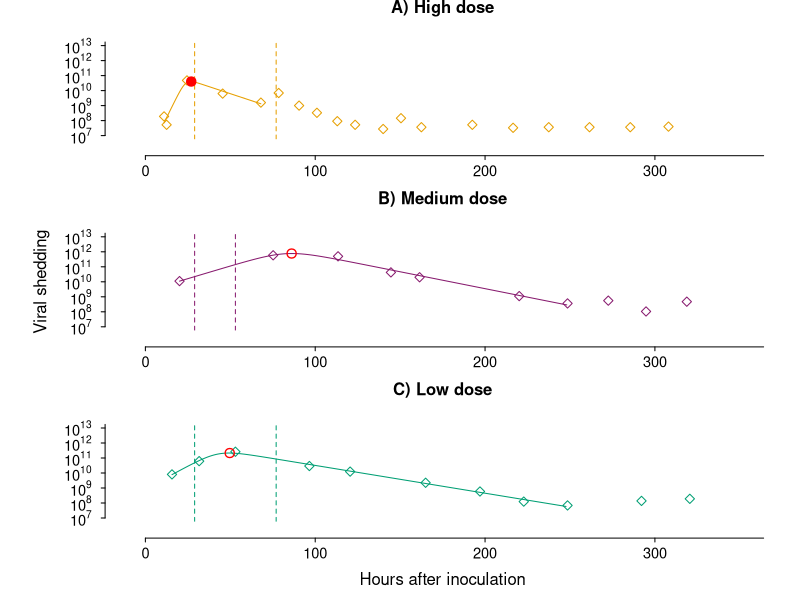
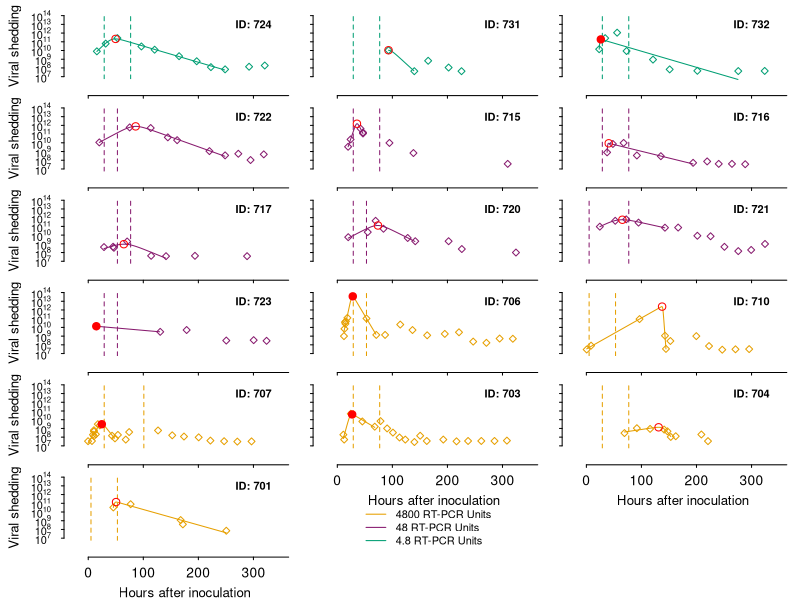
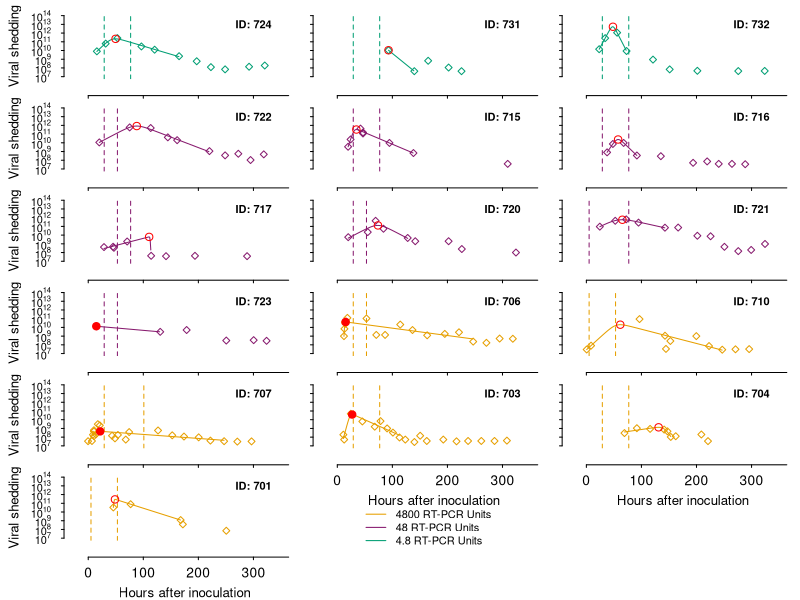
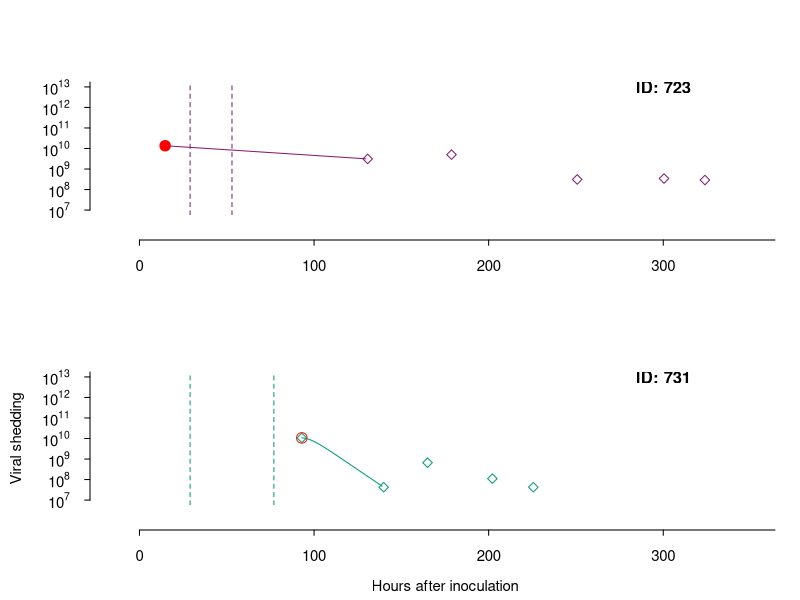
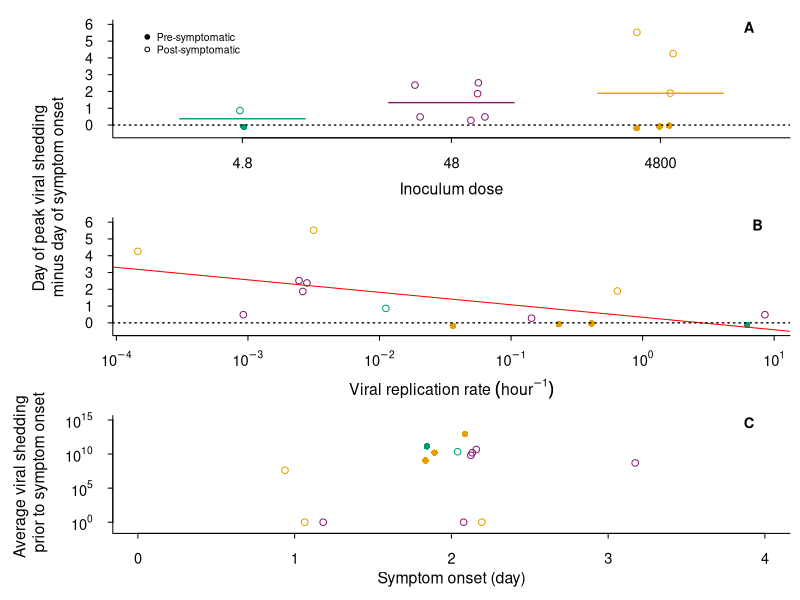
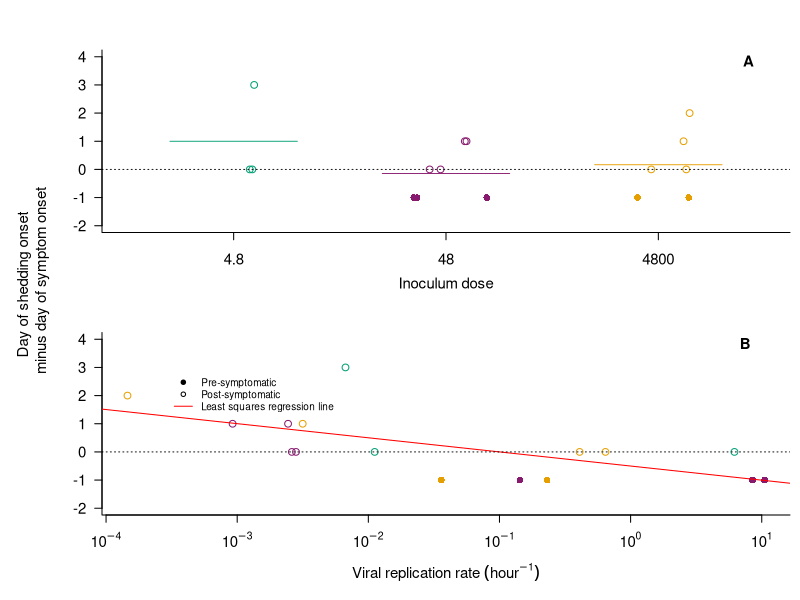
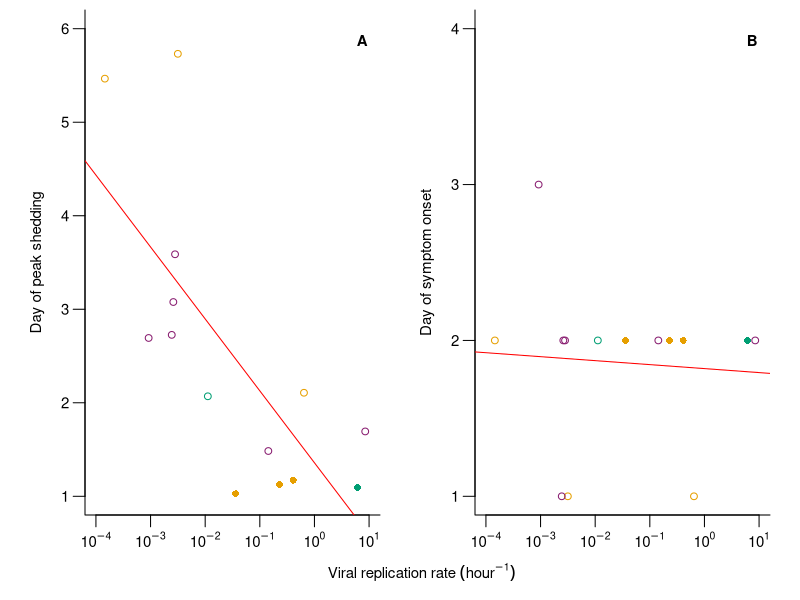

Write R code to recreate these figures, in order.
## ---- chunk 1
knitr::opts_chunk$set(echo = TRUE, message = FALSE, warnings = FALSE)
## ---- chunk 2
generate.estimates <- function(t, pars) {
  
  p1 <- exp(pars[1])
  p2 <- exp(pars[2])
  p3 <- exp(pars[3])
  p4 <- exp(pars[4])
  
  estimate <- (2 * p1) / (exp(-p2*(t-p3)) + exp(p4*(t-p3)))
  
  return(log10(estimate))
  
} 

sse.viralLoad <- function(pars, data) {
  vl <- log10(data$y)
  t <- data$x * 24 - 19
  
  estimates <- generate.estimates(t, pars)
  
  sse <- sum((estimates - vl)^2)
  
  if (sse > 1e20) {
    return(1e20)
  } else {
    return(sse)
  }
  
}

generate.possible.params <- function(data) {
  numguess <- 1e4
  
  fits <- data.frame(matrix(NA, nrow = numguess, ncol = 6))
  
  colnames(fits) <- c('p1','p2','p3','p4','convergence','sse')
  
  # These are ln(param) values
  for (g in 1:numguess) {
    p1 <- runif(1, -1, log(1e12))
    p2 <- runif(1, -1, 1)
    p3 <- runif(1, -1, log(4*24))
    p4 <- runif(1, -5, 1)
    
    params <- c(p1, p2, p3, p4)
    
    fit <- optim(params, sse.viralLoad, data=data)
    
    fits[g, ] <- c(fit$par, fit$convergence, fit$value)
  }
  
  return(fits)
}

get.params <- function(data) {
  
  fits <- generate.possible.params(data)
  
  minsse <- min(fits[fits$convergence==0, ]$sse)
  
  pars <- unlist((fits[fits$sse == minsse, ])[1:4])
  
  return (c(pars, minsse))
}

## ---- chunk 3
make.param.df <- function(data, maxt) {
  
  participants <- unique(data$participant)
  
  participantparams <- matrix(nrow=length(participants), ncol=5)
  
  for (i in 1:length(participants)) {
    pars <- get.params(data[data$participant==participants[i],]
                         [1:(maxt[maxt$participant==participants[i],]$max.point),])
    
    participantparams[i,] <- c(participants[i], pars[1:4])
  }
  
  participantparams <- as.data.frame(participantparams)
  colnames(participantparams) <- c("participant", "p1", "p2",
                               "p3", "p4")
  
  return(participantparams)
}

atmardata <- read.csv("atmardata.csv")
participants <- unique(atmardata$participant)

# Method 1: Stopping at the first local minimum
maxt.firstmin <- data.frame(participant=participants, 
                            max.point=rep(NA, length(participants)))

for (p in participants) {
  
  vldata <- atmardata[atmardata$participant==p,]
  
  t.peak <- which(vldata$y == max(vldata$y))
  
  points.after.peak <- vldata$y[-1:-t.peak]
  
  next.points <- append(vldata$y[-1:-(t.peak+1)], NA)
  
  local.min <- which(points.after.peak <= next.points)[1] + t.peak
  
  if (is.na(local.min)) {
    
    maxt.firstmin[maxt.firstmin$participant==p,]$max.point <- length(vldata$y)
    
  } else {
    
    maxt.firstmin[maxt.firstmin$participant==p,]$max.point <- local.min
    
  }
}

# Method 2: Stopping when viral load gets back down to the initial viral load
maxt.backtoinitial <- data.frame(participant=participants, 
                                 max.point=rep(NA, length(participants)))

for (p in participants) {
  vldata <- atmardata[atmardata$participant==p,]
  
  t.peak <- which(vldata$y == max(vldata$y))
  
  points.after.peak <- vldata$y[-1:-t.peak]
  
  maxt.backtoinitial[maxt.backtoinitial$participant==p,]$max.point <-  
    which(points.after.peak <= vldata$y[1])[1] + t.peak
}
## ---- chunk 4
params.localmin <- read.csv("Atmar Parameters local minimum.csv")
params.backtoinitial <- read.csv("Atmar Parameters back to initial.csv")
## ---- chunk 5
plot.viralload <- function(data, pars, sympdata, max.modeltime, yhigh, cex,
                           xaxisLabs = T, yaxisLabs = T, 
                           cex_labels, cex.xaxis, xlabel, ylabel, example) {
  
    
  if(unique(participantdata$dose) == '4800') {
    col <- "#E69F00"
    if (example) {title <- "A) High dose"} 
  } else if (unique(participantdata$dose) == '48') {
    col <- "#871a6e" 
    if (example) {title <- "B) Medium dose"}
  } else if (unique(participantdata$dose) == '4.8') {
    col <- "#009E73"
    if (example) {title <- "C) Low dose"}
  }
  
  t <- data$x * 24 - 19
    
  vl <- data$y

  # Plotting real VL
  plot(t, log10(vl), col=col, xlim=c(0, 350), ylim=c(7, yhigh),
     xlab="", ylab="", xaxt="n", yaxt="n", cex.lab=cex, cex.axis=cex, 
     pch=5, font.lab=2, cex=cex, bty='n')
  
  # Plotting simulated VL 
  linet <- seq(min(data$x)*24-19, data[max.modeltime,]$x*24-19, by=1)
  predictedvl <- generate.estimates(linet, pars)
  
  symp.onset <- sympdata$symp.onset * 24 - 19
  symp.end <- symp.onset + sympdata$symp.dur * 24

  lines(linet, predictedvl, col=col)
  
  abline(v = symp.onset, col=col, lty=2)
  abline(v = symp.end, col=col, lty=2)
  
  t.peak <- linet[which(predictedvl == max(predictedvl))]
  
  if (t.peak < symp.onset) {
    redpointstyle <- 19
    symp.timing <- "Pre-symptomatic"
  } else {
    redpointstyle <- 1
    symp.timing <- "Post-symptomatic"
  }
  
  if (!example) {
    title <- paste("ID:", unique(data$participant))
    text(x=300, y=13, labels=title, font=2)
    ylabel.line <- 4.5
    xlabel.line <- 3.5
  } else {
    mtext(title, font=2, line=2)
    ylabel.line <- 5.5
    xlabel.line <- 4
  }
  
  points(t.peak, max(predictedvl), pch=redpointstyle, 
         col="red", lwd=cex, cex=cex+0.5)
  
  xLabs = NA
  if(xaxisLabs==T){
        xLabs = c(expression(0),
                  expression(100),
                  expression(200),
                  expression(300),
                  expression(400))}
  axis(1, cex.axis=cex.xaxis, at=seq(0, 400, by=100), labels = xLabs,
       line=1.25,
       mgp=c(2, 0.75, 0), tck=-0.04)
  
  yLabs = NA
  if(yaxisLabs==T){
      yLabs = c(expression(10^7),
                expression(10^8),
                expression(10^9),
                expression(10^10),
                expression(10^11),
                expression(10^12),
                expression(10^13),
                expression(10^14))}
  axis(2, cex.axis=cex, at=seq(7, 14, by=1), 
       labels=yLabs,
       line=1.25,
       las=2, 
       mgp=c(2, 1, 0), tck= -0.04)

  mtext(text=ylabel, side=2, line=ylabel.line, cex=cex_labels)
  
  mtext(text=xlabel, side=1, line=xlabel.line, cex=cex_labels)
  
}

atmarsymptoms <- read.csv('atmarsymptoms.csv')

participantexamples <- c('703', '722', '724')

par(mfrow=c(3, 1), mai=c(0.52, 0.82, 0.42, 0.1), oma=c(2, 3, 0, 2))

for(p in participantexamples) {

  participantdata <- atmardata[atmardata$participant==p, ]
  sympdata <- atmarsymptoms[atmarsymptoms$participant == p, ]
  params <- unlist(params.localmin[params.localmin$participant==p,][2:5])
  
  if(p==participantexamples[2]) {
    ylabel <- "Viral shedding"
    xlabel <- ""
  } else if (p == participantexamples[3]) {
    xlabel <- "Hours after inoculation"
    ylabel <- ""
  } else {
    xlabel <- ""
    ylabel <- ""
  }
  
  plot.viralload(data=participantdata, 
                 pars=params, 
                 sympdata=sympdata, 
                 max.modeltime=maxt.firstmin[maxt.firstmin$participant==p,]$max.point,
                 yhigh=13,
                 cex=1.33, 
                 cex_labels=1,
                 cex.xaxis=1.33,
                 xlabel=xlabel,
                 ylabel=ylabel,
                 example=TRUE)
}
## ---- chunk 6
participants.by.dose <- unique(atmardata$participant[order(atmardata$dose)])

par(mfrow=c(6, 3), mai=c(0.22, 0.42, 0.22, 0.22), oma=c(3.5, 4, 0, 0),
    mar=c(1, 2.1, 1, 1))

for(i in 1:length(participants.by.dose)) {
  
  p <- participants.by.dose[i]
  participantdata <- atmardata[atmardata$participant==p, ]
  sympdata <- atmarsymptoms[atmarsymptoms$participant==p, ]
  params <- unlist(params.localmin[params.localmin$participant==p,][2:5])
  dose <- unique(participantdata$dose)
  
  if (i %in% c(1, 4, 7, 10, 13)) {
    plot.viralload(
      data=participantdata, 
      pars=params, 
      sympdata=sympdata, 
      max.modeltime=maxt.firstmin[maxt.firstmin$participant==p,]$max.point,
      yhigh=14,
      cex=1,
      xaxisLabs=F,
      cex_labels=0.8,
      cex.xaxis=1.25,
      xlabel="",
      ylabel="Viral shedding",
      example=FALSE)
  } else if (i %in% c(14, 15)) {
     plot.viralload(
      data=participantdata, 
      pars=params, 
      sympdata=sympdata, 
      max.modeltime=maxt.firstmin[maxt.firstmin$participant==p,]$max.point,
      yhigh=14,
      cex=1,
      yaxisLabs=F,
      cex_labels=0.8,
      cex.xaxis=1.25,
      xlabel="Hours after inoculation",
      ylabel="",
      example=FALSE) 
  } else if (i==16) {
    plot.viralload(
      data=participantdata, 
      pars=params, 
      sympdata=sympdata, 
      max.modeltime=maxt.firstmin[maxt.firstmin$participant==p,]$max.point,
      yhigh=14,
      cex=1,
      cex_labels=0.8,
      cex.xaxis=1.25,
      xlabel="Hours after inoculation",
      ylabel="Viral shedding",
      example=FALSE)
  } else {
    plot.viralload(
    data=participantdata, 
    pars=params, 
    sympdata=sympdata, 
    max.modeltime=maxt.firstmin[maxt.firstmin$participant==p,]$max.point,
    yhigh=14,
    cex=1,
    xaxisLabs=F,
    yaxisLabs=F,
    cex_labels=0.8,
    cex.xaxis=1.25,
    xlabel="",
    ylabel="",
    example=FALSE)
  }
}

par(mar=c(0, 0, 0, 0))
plot.new()
legend(x = "bottom",
       legend = c("4800 RT-PCR Units",
                  "48 RT-PCR Units",
                  "4.8 RT-PCR Units"),
       col = c("#E69F00",
               "#871a6e",
               "#009E73"),
       lty = 1, bty='n')
plot.new()

par(mfrow=c(6, 3), mai=c(0.22, 0.42, 0.22, 0.22), oma=c(3.5, 4, 0, 0),
    mar=c(1, 2.1, 1, 1))

for(i in 1:length(participants.by.dose)) {
  
  p <- participants.by.dose[i]
  participantdata <- atmardata[atmardata$participant==p, ]
  sympdata <- atmarsymptoms[atmarsymptoms$participant==p, ]
  params <- unlist(params.backtoinitial[params.backtoinitial$participant==p,][2:5])
  dose <- unique(participantdata$dose)
  
  if (i %in% c(1, 4, 7, 10, 13)) {
    plot.viralload(
      data=participantdata, 
      pars=params, 
      sympdata=sympdata, 
      max.modeltime=maxt.backtoinitial[maxt.backtoinitial$participant==p,]$max.point,
      yhigh=14,
      cex=1,
      xaxisLabs=F,
      cex_labels=0.8,
      cex.xaxis=1.25,
      xlabel="",
      ylabel="Viral shedding",
      example=FALSE)
  } else if (i %in% c(14, 15)) {
     plot.viralload(
      data=participantdata, 
      pars=params, 
      sympdata=sympdata, 
      max.modeltime=maxt.backtoinitial[maxt.backtoinitial$participant==p,]$max.point,
      yhigh=14,
      cex=1,
      yaxisLabs=F,
      cex_labels=0.8,
      cex.xaxis=1.25,
      xlabel="Hours after inoculation",
      ylabel="",
      example=FALSE) 
  } else if (i==16) {
    plot.viralload(
      data=participantdata, 
      pars=params, 
      sympdata=sympdata, 
      max.modeltime=maxt.backtoinitial[maxt.backtoinitial$participant==p,]$max.point,
      yhigh=14,
      cex=1,
      cex_labels=0.8,
      cex.xaxis=1.25,
      xlabel="Hours after inoculation",
      ylabel="Viral shedding",
      example=FALSE)
  } else {
    plot.viralload(
    data=participantdata, 
    pars=params, 
    sympdata=sympdata, 
    max.modeltime=maxt.backtoinitial[maxt.backtoinitial$participant==p,]$max.point,
    yhigh=14,
    cex=1,
    xaxisLabs=F,
    yaxisLabs=F,
    cex_labels=0.8,
    cex.xaxis=1.25,
    xlabel="",
    ylabel="",
    example=FALSE)
  }
}

par(mar=c(0, 0, 0, 0))
plot.new()
legend(x = "bottom",
       legend = c("4800 RT-PCR Units",
                  "48 RT-PCR Units",
                  "4.8 RT-PCR Units"),
       col = c("#E69F00",
               "#871a6e",
               "#009E73"),
       lty = 1, bty='n')
plot.new()
## ---- chunk 7
excluded.participants <- c('723', '731')

par(mfrow=c(2, 1), mai=c(0.75, 0.75, 0.82, 0.25), oma=c(1, 2, 0, 0))

for(i in 1:length(excluded.participants)) {

  p <- excluded.participants[i]
  participantdata <- atmardata[atmardata$participant==p, ]
  sympdata <- atmarsymptoms[atmarsymptoms$participant == p, ]
  params <- unlist(params.localmin[params.localmin$participant==p,][2:5])
  
  if(i == 2) {
    ylabel <- "Viral shedding"
    xlabel <- "Hours after inoculation"
  } else {
    xlabel <- ""
    ylabel <- ""
  }
  
  plot.viralload(data=participantdata, 
                 pars=params, 
                 sympdata=sympdata, 
                 max.modeltime=maxt.firstmin[maxt.firstmin$participant==p,]$max.point,
                 yhigh=13,
                 cex=0.9, 
                 cex_labels=0.9,
                 cex.xaxis=0.9,
                 xlabel=xlabel,
                 ylabel=ylabel,
                 example=FALSE)
  if(i==2) {
    legend(x = 100, y = 10^12,
       legend = c("48 RT-PCR Units",
                  "4.8 RT-PCR Units"),
       col = c("#871a6e",
               "#009E73"),
       lty = 1, bty='n', cex=0.8)
  } 
}

## ---- chunk 8
participants.conservative <- participants[participants != 723 & 
                                            participants != 731]

delays.conservative <- data.frame("participant"=participants.conservative, 
                    "delay"=rep(0, length(participants.conservative)), 
                    "dose"=rep(0, length(participants.conservative)))

for (p in participants.conservative) {
  
  vldata <- atmardata[atmardata$participant == p, ]
  sympdata <- atmarsymptoms[atmarsymptoms$participant == p, ]
  dose <- unique(vldata$dose)
  
  params <- unlist(params.localmin[params.localmin$participant==p, 2:5])

  t <- seq(min(vldata$x)*24-19, 
        vldata[maxt.firstmin[maxt.firstmin$participant==p,]$max.point,]$x*24-19, 
        by=1)
  
  predictedvl <- generate.estimates(t, params)
  
  peak.vl.time <- t[which(predictedvl==max(predictedvl))]
  
  participantdelay <- peak.vl.time - (sympdata$symp.onset * 24 - 19)
  
  delays.conservative[delays.conservative$participant==p, ]$delay <- participantdelay
   
  delays.conservative[delays.conservative$participant==p, ]$dose <- dose

}
## ---- chunk 9
params.and.delays.conservative <- merge(params.localmin, delays.conservative)

lm.fit.p1.delay.conservative <- 
  lm(delay/24 ~ p1, data=params.and.delays.conservative)
p1.delay.conservative.pval <- 
  summary(lm.fit.p1.delay.conservative)$coefficients[2,4]
p1.delay.conservative.pval

lm.fit.p2.delay.conservative <- 
  lm(delay/24 ~ p2, data=params.and.delays.conservative)
p2.delay.conservative.pval <- 
  summary(lm.fit.p2.delay.conservative)$coefficients[2,4]
p2.delay.conservative.pval

lm.fit.p3.delay.conservative <- 
  lm(delay/24 ~ p3, data=params.and.delays.conservative)
p3.delay.conservative.pval <- 
  summary(lm.fit.p3.delay.conservative)$coefficients[2,4]
p3.delay.conservative.pval

lm.fit.p4.delay.conservative <- 
  lm(delay/24 ~ p4, data=params.and.delays.conservative)
p4.delay.conservative.pval <- 
  summary(lm.fit.p4.delay.conservative)$coefficients[2,4]
p4.delay.conservative.pval

# Viral growth vs. decay rate
lm.fit.p4.p2.conservative <- 
  lm(p4 ~ p2, data=params.and.delays.conservative)
p4.p2.conservative.pval <- 
  summary(lm.fit.p4.p2.conservative)$coefficients[2,4]
p4.p2.conservative.pval

# Test for collinearity
lm.fit.p2.p3.conservative <-
  lm(p2 ~ p3, data=params.and.delays.conservative)
p2.p3.conservative.pval <-
  summary(lm.fit.p2.p3.conservative)$coefficients[2,4]
p2.p3.conservative.pval
## ---- chunk 10
atmarshedding <- read.csv("atmarshedding.csv")

delays.nonconservative <- data.frame("participant"=participants, 
                    "delay"=rep(0, length(participants)), 
                    "dose"=rep(0, length(participants)))

for (p in participants) {
  
  sheddata <- atmarshedding[atmarshedding$participant == p, ]
  sympdata <- atmarsymptoms[atmarsymptoms$participant == p, ]
  dose <- unique(sheddata$dose)
  
  participantdelay <- sheddata$shed.onset - sympdata$symp.onset
  
  delays.nonconservative[delays.nonconservative$participant==p, ]$delay <- participantdelay
   
  delays.nonconservative[delays.nonconservative$participant==p, ]$dose <- dose

}
## ---- chunk 11
params.and.delays.nonconservative <- merge(params.localmin, delays.nonconservative)

lm.fit.p1.delay.nonconservative <- 
  lm(delay ~ p1, data=params.and.delays.nonconservative)
p1.delay.nonconservative.pval <- 
  summary(lm.fit.p1.delay.nonconservative)$coefficients[2,4]
p1.delay.nonconservative.pval

lm.fit.p2.delay.nonconservative <- 
  lm(delay ~ p2, data=params.and.delays.nonconservative)
p2.delay.nonconservative.pval <- 
  summary(lm.fit.p2.delay.nonconservative)$coefficients[2,4]
p2.delay.nonconservative.pval

lm.fit.p3.delay.nonconservative <- 
  lm(delay ~ p3, data=params.and.delays.nonconservative)
p3.delay.nonconservative.pval <- 
  summary(lm.fit.p3.delay.nonconservative)$coefficients[2,4]
p3.delay.nonconservative.pval

lm.fit.p4.delay.nonconservative <- 
  lm(delay ~ p4, data=params.and.delays.nonconservative)
p4.delay.nonconservative.pval <- 
  summary(lm.fit.p4.delay.nonconservative)$coefficients[2,4]
p4.delay.nonconservative.pval

# Viral growth vs. decay rate
lm.fit.p4.p2.nonconservative <- 
  lm(p4 ~ p2, data=params.and.delays.nonconservative)
p4.p2.nonconservative.pval <- 
  summary(lm.fit.p4.p2.nonconservative)$coefficients[2,4]
p4.p2.nonconservative.pval

# Test for collinearity
lm.fit.p2.p3.nonconservative <-
  lm(p2 ~ p3, data=params.and.delays.nonconservative)
p2.p3.nonconservative.pval <-
  summary(lm.fit.p2.p3.nonconservative)$coefficients[2,4]
p2.p3.nonconservative.pval
## ---- chunk 12
transmission.latent <- data.frame("participant"=participants.conservative, 
                                  "dose"=rep(0, length(participants.conservative)),
                    "transmission_potential"=rep(0, length(participants.conservative)), 
                    "symptom_onset"=rep(0, length(participants.conservative)))

for (i in 1:length(participants.conservative)) {
  p <- participants.conservative[i]
  
  transmission.latent[i,]$participant <- p
  
  symp.onset <- atmarsymptoms[atmarsymptoms$participant == p,]$symp.onset
  
  transmission.latent[i,]$symptom_onset <- symp.onset
  
  params <- unlist(params.localmin[params.localmin$participant == p,][2:5])
  
  vldata <- atmardata[atmardata$participant == p,]
  
  transmission.latent[i,]$dose <- unique(vldata$dose)
  
  shed.onset <- min(vldata$x) * 24 - 19
  
  if(shed.onset > symp.onset * 24 - 19) {
    avg.shedding.latent <- 0
  } else {
    t <- seq(min(vldata$x)*24-19, symp.onset*24-19, by=1)
    vl.latent <- 10^generate.estimates(t, params)
    avg.shedding.latent <- log10(mean(vl.latent))
  }
  
  transmission.latent[i,]$transmission_potential <- avg.shedding.latent
}

transmission.latent.fit <- lm(transmission_potential ~ symptom_onset, 
                              data = transmission.latent)
transmission.latent.pval <- 
  summary(transmission.latent.fit)$coefficients[2,4]

transmission.latent.pval
## ---- chunk 13

id <- delays.conservative$dose
id[id==4.8] <- 1
id[id==48] <- 2
id[id==4800] <- 3

participant.params <- params.localmin[params.localmin$participant != 723 & 
                                        params.localmin$participant != 731,]
transmission.latent.delays.data <- merge(transmission.latent, delays.conservative)

colors <- c("#009E73", "#871a6e","#E69F00")
cex <- 1.33
cex_labels <- .95
panellabelratio <- .975

{
  par(mfrow=c(3, 1), oma=c(0.5, 4, 0, 0), mai=c(0.6, 0.6, 0.2, 0.1))
  
  # Panel A: Delay between symptom onset and peak viral shedding vs. inoculum
  # dose
  
  plot(jitter(id), delays.conservative$delay/24,
          col=colors[factor(id)], xlim=c(.5, 3.5),
          ylim=c(-0.5, 6), cex.axis=cex, cex=cex,
          pch=ifelse(delays.conservative$delay < 0, 16, 1),
          xaxt="n",
          ylab = "",
          xlab = "",
       mgp=c(0, 1.5, 0), tck=-0.04, las=2, bty='l')
  axis(1, at=seq(1,3), labels=c("4.8", "48", "4800"), cex.axis=cex, 
       mgp=c(0, 1.5, 0), tck=-0.04)
  mtext(text="Day of peak viral shedding \n minus day of symptom onset",
        side=2, line=-1, cex=cex_labels, outer=TRUE, adj=0.75)
  mtext(text="Inoculum dose", side=1, line=3.5, cex=cex_labels)
  
  #Average delays per infectious dose
  segments(0.7, 
           mean(delays.conservative[delays.conservative$dose == 4.8,]$delay/24), 
           1.3, col=colors[1], lwd=cex)
  segments(1.7,
           mean(delays.conservative[delays.conservative$dose == 48,]$delay/24), 
           2.3, col=colors[2], lwd=cex)
  segments(2.7,
           mean(delays.conservative[delays.conservative$dose == 4800,]$delay/24), 
           3.3, col=colors[3], lwd=cex)
  
  #Pre-symptomatic vs post-symptomatic line
  abline(h=0, lty=3, lwd=cex)
  
  text(panellabelratio * 3 + .5, panellabelratio * 7 - 1, labels="A", cex=cex, font=2)
  
   legend(0.5, 6, legend=c("Pre-symptomatic", "Post-symptomatic"), 
         pch=c(19, 1, NA), col=c("black", "black"), cex=cex_labels, bty="n")
 
  # Panel B: Delay between symptom onset and peak viral shedding vs. viral
  # growth rate
  
  plot(participant.params[order(participant.params$participant),]$p2,
     delays.conservative[order(delays.conservative$participant),]$delay/24, 
     col=colors[factor(delays.conservative[order(delays.conservative$participant),]$dose)],
     pch=ifelse(delays.conservative[order(delays.conservative$participant),]$delay < 0, 16, 1),
     cex=cex, cex.axis=cex,
     ylab="", xlab="", xaxt="n",
     ylim=c(-0.5, 6),
     mgp=c(0, 1.5, 0), tck=-0.04, las=2, bty='l')
  
  axis(1, at=seq(-4, 1), labels=c(expression(10^-4), 
                                             expression(10^-3), 
                                             expression(10^-2),
                                             expression(10^-1),
                                             expression(10^0),
                                             expression(10^1)), cex.axis=cex, 
       mgp=c(0, 1.5, 0), tck=-0.04)
  
  abline(lm.fit.p2.delay.conservative, col="red")
  
  abline(h=0, lty=3, lwd=cex)
  
  mtext(text=expression(Viral~replication~rate~(hour^-1)),
        side=1, line=4, cex=cex_labels)
  
  text(panellabelratio * 5 - 4, panellabelratio * 7 - 1, labels="B", cex=cex, font=2)
  
  # Panel C: Pre-symptomatic transmission potential vs. symptom onset
  
  plot(transmission_potential ~ jitter(symptom_onset), data=transmission.latent.delays.data,
          col=colors[factor(dose)], xlim=c(0, 4),
        pch=ifelse(delay < 0, 16, 1),
          ylim=c(-1, 15), cex.axis=cex, cex=cex,
          ylab = "",
          xlab = "",
       xaxt="n",
       yaxt="n", bty='l')
  
  axis(1, cex.axis=cex, mgp=c(0, 1.5, 0), tck=-0.04)
  axis(2, cex.axis=cex, mgp=c(0, 1.5, 0), tck=-0.04, at=seq(0, 15, by=5),
       labels=c(expression(10^0),
                expression(10^5),
                expression(10^10),
                expression(10^15)),
       las=2)

  mtext(text="Average viral shedding \n prior to symptom onset",
        side=2, line=5, cex=cex_labels)
  mtext(text="Symptom onset (day)", side=1, line=3, cex=cex_labels)

  text(panellabelratio * 4, panellabelratio * 16 - 1, labels="C", cex=cex, font=2)
}
## ---- chunk 14

id.nonconservative <- delays.nonconservative$dose
id.nonconservative[id.nonconservative==4.8] <- 1
id.nonconservative[id.nonconservative==48] <- 2
id.nonconservative[id.nonconservative==4800] <- 3

cex <- 0.9
cex_labels <- 0.9
panellabelratio <- .975

{
  par(mfrow=c(2, 1), oma=c(1.75, 1, 0, 0), mai=c(0.5, 0.82, 0.5, 0.1))
  
  # Panel A: Delay between symptom onset and peak viral shedding vs. inoculum
  # dose
  
    plot(jitter(id.nonconservative), delays.nonconservative$delay,
          col=colors[factor(id.nonconservative)], xlim=c(.5, 3.5),
          ylim=c(-2, 4), cex.axis=cex, cex=cex,
          pch=ifelse(delays.nonconservative$delay < 0, 16, 1),
          xaxt="n",
          ylab = "",
          xlab = "",
       mgp=c(0, 0.8, 0), tck=-0.04, las=2, bty='l')

  axis(1, at=seq(1,3), labels=c("4.8", "48", "4800"), cex.axis=cex, 
       mgp=c(0, 0.8, 0), tck=-0.04)
  mtext(text="Day of shedding onset \n minus day of symptom onset",
        side=2, line=-1.5, cex=cex_labels, outer=TRUE)
  mtext(text="Inoculum dose", side=1, line=2, cex=cex_labels)
  
    #Average delays per inoculum dose
  segments(0.7, 
           mean(delays.nonconservative[delays.nonconservative$dose == 4.8,]$delay), 
           1.3, col=colors[1], lwd=cex)
  segments(1.7,
           mean(delays.nonconservative[delays.nonconservative$dose == 48,]$delay), 
           2.3, col=colors[2], lwd=cex)
  segments(2.7,
           mean(delays.nonconservative[delays.nonconservative$dose == 4800,]$delay), 
           3.3, col=colors[3], lwd=cex)
  
  #Pre-symptomatic vs post-symptomatic line
  abline(h=0, lty=3, lwd=cex)
  
  text(panellabelratio * 3 + .5, panellabelratio * 6 - 2, labels="A", cex=cex, font=2)
 
  # Panel B: Delay between symptom onset and peak viral shedding vs. viral
  # growth rate
  
  plot(params.localmin[order(params.localmin$participant),]$p2,
     delays.nonconservative[order(delays.nonconservative$participant),]$delay, 
     col=colors[factor(delays.nonconservative[order(delays.nonconservative$participant),]$dose)],
     pch=ifelse(delays.nonconservative[order(delays.nonconservative$participant),]$delay < 0, 16, 1),
     cex=cex, cex.axis=cex,
     ylab="", xlab="", xaxt="n",
     ylim=c(-2, 4),
     mgp=c(0, 0.8, 0), tck=-0.04, las=2, bty='l')
  
  axis(1, at=seq(-4, 1), labels=c(expression(10^-4), 
                                             expression(10^-3), 
                                             expression(10^-2),
                                             expression(10^-1),
                                             expression(10^0),
                                             expression(10^1)), cex.axis=cex, 
       mgp=c(0, 0.8, 0), tck=-0.04)
  
  abline(lm.fit.p2.delay.nonconservative, col="red")
  
  abline(h=0, lty=3, lwd=cex)
  
  mtext(text=expression(Viral~replication~rate~(hour^-1)),
        side=1, line=2.5, cex=cex_labels)

    text(panellabelratio * 5 - 4, panellabelratio * 6 - 2, labels="B", cex=cex, font=2)
  
    legend(-3.5, 2.9, legend=c("Pre-symptomatic", "Post-symptomatic", 
                          "Least squares regression line"), pch=c(19, 1, NA),
                          lty=c(NA, NA, 1), col=c("black", "black", "red"),
       cex=0.6, bty="n")
}
## ---- chunk 15

participant.peaktimes <- data.frame("participant"=participants.conservative, 
                    "peaktime"=rep(0, length(participants.conservative)), 
                    "dose"=rep(0, length(participants.conservative)))

for (p in participants.conservative) {
  
  vldata <- atmardata[atmardata$participant == p, ]
  
  t <- seq(min(vldata$x)*24-19, 
        vldata[maxt.firstmin[maxt.firstmin$participant==p,]$max.point,]$x*24-19, 
        by=1)
  
  params <- unlist(params.localmin[params.localmin$participant==p, 2:5])
  
  predictedvl <- generate.estimates(t, params)
  
  participant.peaktime <- t[which(predictedvl==max(predictedvl))]
  
  dose <- unique(vldata$dose)
  
  participant.peaktimes[participant.peaktimes$participant==p, ]$dose <- dose
  
  participant.peaktimes[participant.peaktimes$participant==p, ]$peaktime <- 
    participant.peaktime
}

params.peaktime.data <- merge(merge(participant.params, participant.peaktimes),
                              delays.conservative)
lm.fit.p2.peaktime <- lm(peaktime/24 ~ p2, data=params.peaktime.data)
p2.peaktime.pval <- summary(lm.fit.p2.peaktime)$coefficients[2,4]
p2.peaktime.pval

params.symp.data <- merge(merge(participant.params, atmarsymptoms),
                          delays.conservative)
lm.fit.p2.symponset <- lm(symp.onset ~ p2, data=params.symp.data)
p2.symponset.pval <- summary(lm.fit.p2.symponset)$coefficients[2,4]
p2.symponset.pval

cex <- 0.9
cex_labels <- 0.9

{
  par(mfrow=c(1, 2), mai=c(0.5, 0.65, 0.1, 0.3), oma=c(1.75, 1, 0, 0))
  
  plot(peaktime/24 ~ p2, data=params.peaktime.data,
            col=colors[factor(dose)], xlim=c(-4, 1),
            ylim=c(1, 6), cex.axis=cex, cex=cex,
            pch=ifelse(delay < 0, 16, 1),
            xaxt="n",
            ylab = "",
            xlab = "",
         mgp=c(0, 0.8, 0), tck=-0.04, las=2, bty='l')
  axis(1, at=seq(-4, 1), labels=c(expression(10^-4), 
                                  expression(10^-3),
                                  expression(10^-2),
                                  expression(10^-1),
                                  expression(10^0),
                                  expression(10^1)), cex.axis=cex, 
       mgp=c(0, 0.8, 0), tck=-0.04)
  mtext(text="Day of peak shedding",
        side=2, line=2, cex=cex_labels)
  mtext(text=expression(Viral~replication~rate~(hour^-1)),
        side=1, line=0, cex=cex_labels, outer = TRUE, adj=0.52)
  
  abline(lm.fit.p2.peaktime, col="red")
  
  text(panellabelratio * 5 - 4, panellabelratio * 5 + 1, labels="A", cex=cex, font=2)
    
  plot(symp.onset ~ p2, data=params.symp.data,
    col=colors[factor(dose)], xlim=c(-4, 1),
            ylim=c(1, 4), cex.axis=cex, cex=cex,
            pch=ifelse(delay < 0, 16, 1),
            yaxt="n",
            xaxt="n",
            ylab = "",
            xlab = "", bty='l')
  
  axis(1, at=seq(-4, 1), labels=c(expression(10^-4), 
                                  expression(10^-3),
                                  expression(10^-2),
                                  expression(10^-1),
                                  expression(10^0),
                                  expression(10^1)), cex.axis=cex, 
       mgp=c(0, 0.8, 0), tck=-0.04)
  mtext(text="Day of symptom onset",
        side=2, line=2, cex=cex)
  
  axis(2, at=seq(1, 4), cex.axis=cex, mgp=c(0, 0.8, 0), tck=-0.04, las=2)
  
  abline(lm.fit.p2.symponset, col="red")
  
  text(panellabelratio * 5 - 4, panellabelratio * 3 + 1, labels="B", cex=cex, font=2)
}
## ---- chunk 16

lm.fit.p2.p3 <- 
  lm(p3 ~ p2, data=participant.params)
p2.p3.pval <- 
  summary(lm.fit.p2.p3)$coefficients[2,4]
p2.p3.pval

